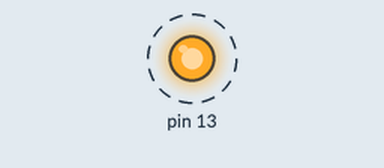
This sketch was run on a simulated Arduino Uno, built with avr-gcc and run on an emulated ATmega328P. Shown: output pins drawn as LEDs (lit = HIGH). Dashed ring = blinking.

Above: at 0.2 s.
Timing chart, 0 to 5.8 s (numbered marks = the images above):
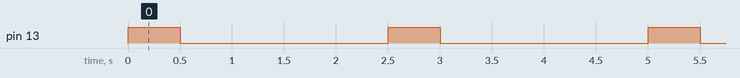

Measured:
- by itself, pin 13: alternates HIGH for 0.50 s and LOW for 2.0 s

The sketch:

bitmanip.ino
```cpp
void setup() {
  DDRB |= (1<<PB5);

}

void loop() {
  PORTB |= (1<< PB5);
  delay(500);
  PORTB &= ~(1<<PB5);
  delay(2000);

}
```
